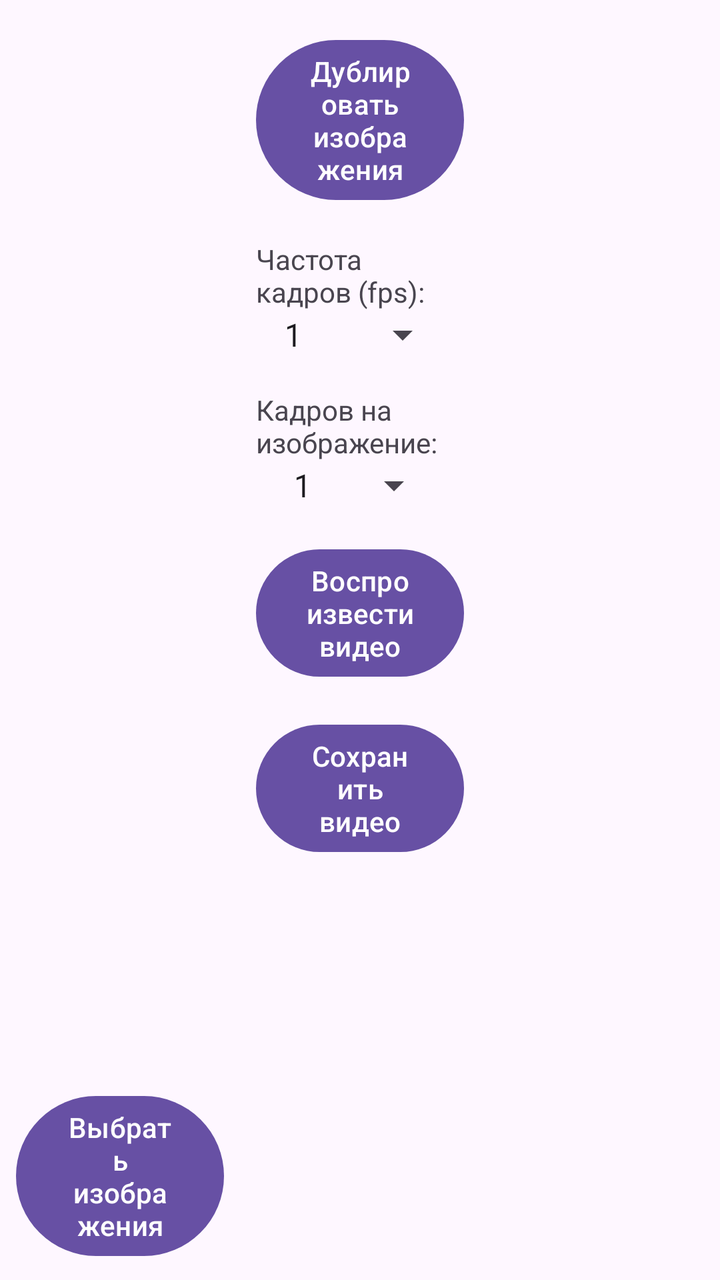
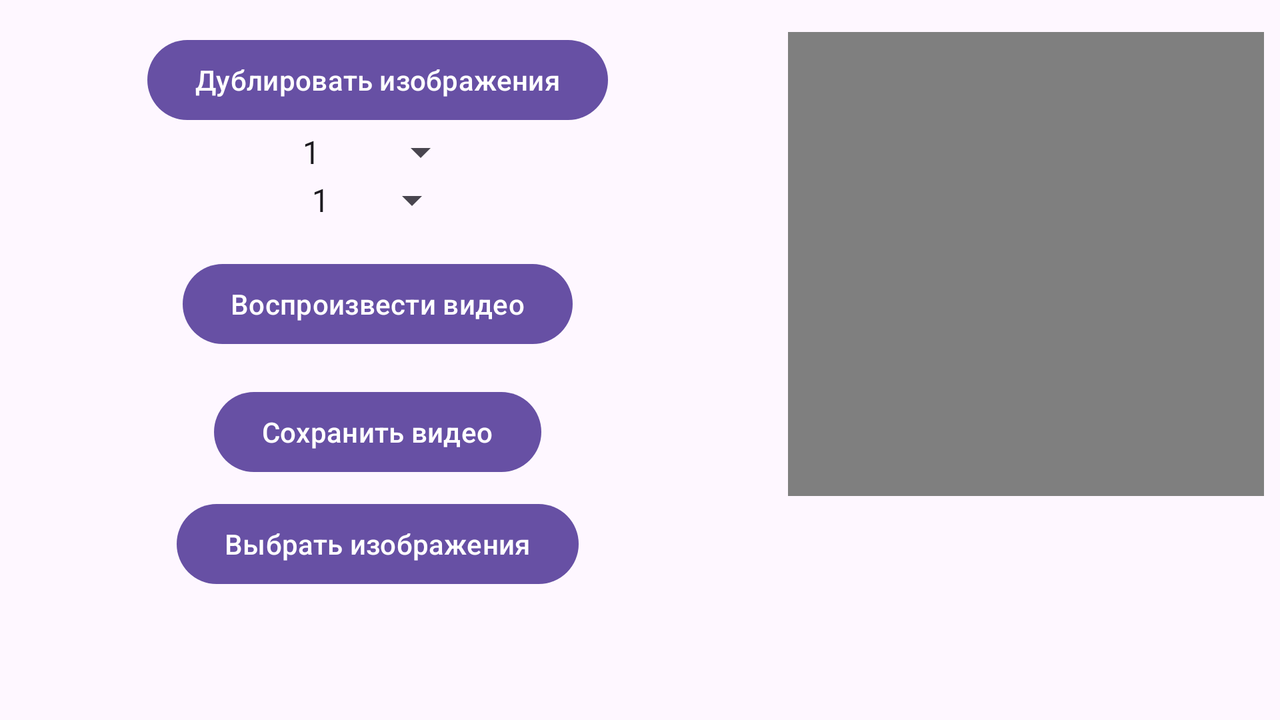

The same Android screen from two of the app's own layout files: first res/layout/ as a phone draws it, then the repository's variant for another configuration, drawn on a device whose configuration selects that folder. Both files follow.
<!-- AndroidManifest.xml: application theme Theme.TestAnime -->
<!-- res/layout/activity_main.xml -->
<?xml version="1.0" encoding="utf-8"?>
<LinearLayout xmlns:android="http://schemas.android.com/apk/res/android"
    xmlns:tools="http://schemas.android.com/tools"
    android:layout_width="match_parent"
    android:layout_height="match_parent"
    android:baselineAligned="false"
    android:orientation="horizontal">

    
    <LinearLayout
        android:layout_width="0dp"
        android:layout_height="match_parent"
        android:layout_weight="1"
        android:orientation="vertical"
        android:padding="8dp">

        
        <androidx.recyclerview.widget.RecyclerView
            android:id="@+id/recyclerViewImages"
            android:layout_width="match_parent"
            android:layout_height="0dp"
            android:layout_weight="1"
            android:orientation="horizontal"
            tools:ignore="NestedWeights" />

        
        <Button
            android:id="@+id/button_select_images"
            android:layout_width="wrap_content"
            android:layout_height="wrap_content"
            android:text="Выбрать изображения"
            android:layout_marginTop="8dp"
            android:layout_gravity="center_horizontal" />

    </LinearLayout>

    
    <LinearLayout
        android:layout_width="0dp"
        android:layout_height="match_parent"
        android:layout_weight="1"
        android:orientation="vertical"
        android:padding="8dp"
        android:gravity="center_horizontal">

        
        <Button
            android:id="@+id/button_duplicate_images"
            android:layout_width="wrap_content"
            android:layout_height="wrap_content"
            android:text="Дублировать изображения"
            android:layout_marginTop="8dp" />

        
        <TextView
            android:layout_width="wrap_content"
            android:layout_height="wrap_content"
            android:text="Частота кадров (fps):"
            android:layout_marginTop="16dp" />

        <Spinner
            android:id="@+id/spinner_frame_rate"
            android:layout_width="wrap_content"
            android:layout_height="wrap_content"
            android:entries="@array/frame_rate_options"
            android:prompt="@string/select_frame_rate" />
        
        <TextView
            android:layout_width="wrap_content"
            android:layout_height="wrap_content"
            android:text="Кадров на изображение:"
            android:layout_marginTop="16dp" />

        <Spinner
            android:id="@+id/spinner_frames_per_image"
            android:layout_width="wrap_content"
            android:layout_height="wrap_content"
            android:entries="@array/frames_per_image_options"
            android:prompt="@string/select_frames_per_image" />

        
        <Button
            android:id="@+id/button_play_video"
            android:layout_width="wrap_content"
            android:layout_height="wrap_content"
            android:text="Воспроизвести видео"
            android:layout_marginTop="16dp" />

        <Button
            android:id="@+id/buttonSaveVideo"
            android:layout_width="wrap_content"
            android:layout_height="wrap_content"
            android:text="Сохранить видео"
            android:layout_marginTop="16dp" />

    </LinearLayout>

    
    <FrameLayout
        android:layout_width="0dp"
        android:layout_height="325dp"
        android:layout_weight="1"
        android:padding="8dp">

        <VideoView
            android:id="@+id/videoView"
            android:layout_width="match_parent"
            android:layout_height="match_parent"
            android:visibility="gone" />

    </FrameLayout>

</LinearLayout>
<!-- resources referenced by this layout -->
<resources>
  <string-array name="frame_rate_options">
          <item>1</item>
          <item>5</item>
          <item>10</item>
          <item>12</item>
          <item>15</item>
          <item>24</item>
          <item>30</item>
          <item>48</item>
          <item>60</item>
          <item>90</item>
          <item>120</item>
      </string-array>
  <string-array name="frames_per_image_options">
          <item>1</item>
          <item>2</item>
          <item>3</item>
          <item>5</item>
          <item>10</item>
          <item>15</item>
          <item>20</item>
          <item>30</item>
          <item>60</item>
      </string-array>
  <string name="select_frame_rate">Выберите частоту кадров</string>
  <string name="select_frames_per_image">Выберите количество кадров на изображение</string>
  <style name="Theme.TestAnime" parent="Base.Theme.TestAnime" />
  <style name="Base.Theme.TestAnime" parent="Theme.Material3.DayNight.NoActionBar">
          
          
      </style>
</resources>
<!-- res/layout-land/activity_main.xml (the repository's variant of the layout above) -->
<!-- drawn on the phone turned sideways -->
<?xml version="1.0" encoding="utf-8"?>
<LinearLayout xmlns:android="http://schemas.android.com/apk/res/android"
    android:layout_width="match_parent"
    android:layout_height="match_parent"
    android:orientation="horizontal">

    

    <LinearLayout
        android:layout_width="378dp"
        android:layout_height="match_parent"
        android:gravity="center_horizontal"
        android:orientation="vertical"
        android:padding="8dp">

        
        <Button
            android:id="@+id/button_duplicate_images"
            android:layout_width="wrap_content"
            android:layout_height="wrap_content"
            android:layout_marginTop="8dp"
            android:text="Дублировать изображения" />

        


        <Spinner
            android:id="@+id/spinner_frame_rate"
            android:layout_width="wrap_content"
            android:layout_height="wrap_content"
            android:entries="@array/frame_rate_options"
            android:prompt="@string/select_frame_rate" />

        <Spinner
            android:id="@+id/spinner_frames_per_image"
            android:layout_width="wrap_content"
            android:layout_height="wrap_content"
            android:entries="@array/frames_per_image_options"
            android:prompt="@string/select_frames_per_image" />
        
        <Button
            android:id="@+id/button_play_video"
            android:layout_width="wrap_content"
            android:layout_height="wrap_content"
            android:layout_marginTop="16dp"
            android:text="Воспроизвести видео" />

        <Button
            android:id="@+id/buttonSaveVideo"
            android:layout_width="wrap_content"
            android:layout_height="wrap_content"
            android:layout_marginTop="16dp"
            android:text="Сохранить видео" />

        <Button
            android:id="@+id/button_select_images"
            android:layout_width="wrap_content"
            android:layout_height="wrap_content"
            android:layout_gravity="center_horizontal"
            android:layout_marginTop="8dp"
            android:text="Выбрать изображения" />

    </LinearLayout>

    <LinearLayout
        android:layout_width="0dp"
        android:layout_height="match_parent"
        android:layout_weight="1"
        android:orientation="vertical"
        android:padding="8dp">

        

        

        <FrameLayout
            android:layout_width="887dp"
            android:layout_height="172dp"
            android:layout_weight="1"
            android:padding="8dp">

            <VideoView
                android:id="@+id/videoView"
                android:layout_width="271dp"
                android:layout_height="244dp"
                android:visibility="visible" />

        </FrameLayout>

        <androidx.recyclerview.widget.RecyclerView
            android:id="@+id/recyclerViewImages"
            android:layout_width="match_parent"
            android:layout_height="20dp"
            android:layout_weight="1"
            android:orientation="vertical">

        </androidx.recyclerview.widget.RecyclerView>

    </LinearLayout>

    

    

</LinearLayout>
